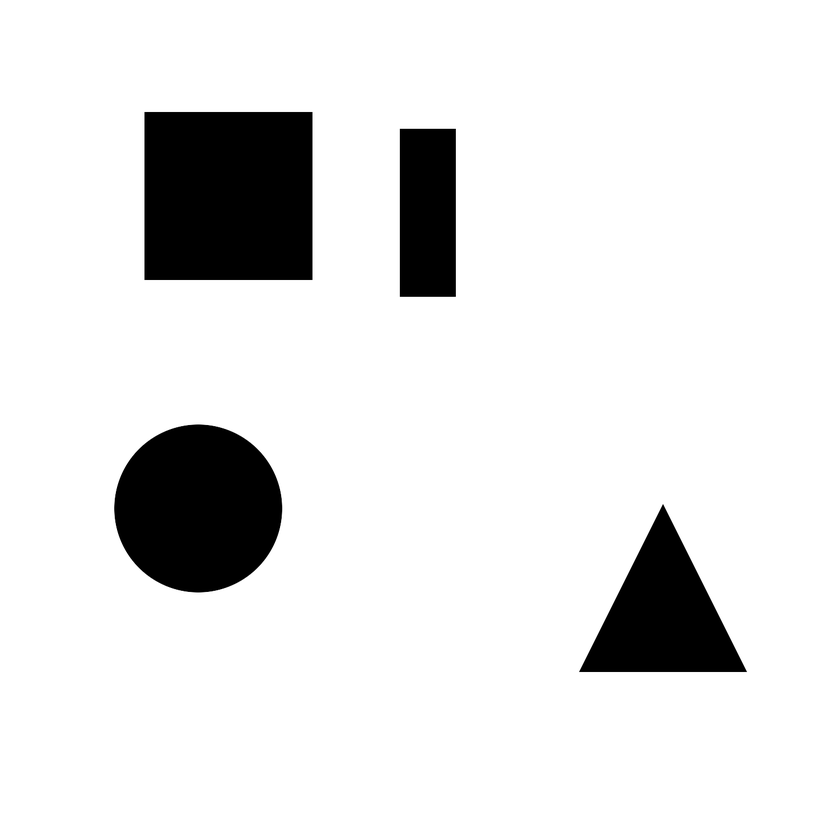
#> input picture images/easyimages/1111.png, 840 x 840 px, shrunk from 1500 x 1500 before the run
$ python -i TestLib.py   (imports and definitions only)
#> lines starting #> are read from the running program, lines starting #| are printed output that depends on the picture; after the words box and inside, x2 and y2 are one past the last pixel; in counts of white or black regions, pixels touching at a corner belong together
#> further down, picture is the input picture: shape (840, 840, 3); min 0, max 255, mean 228.3
import cv2
import numpy as np
import imutils

def processimage(image):
    Invert = Mask(image)
    cnts = Contours(Invert)
    return cnts


def FindShapes(c):
    shape = "unidentified"
    peri = cv2.arcLength(c, True)
    approx = cv2.approxPolyDP(c, 0.04 * peri, True)
    if len(approx) == 3:
        shape = "triangle"


    elif len(approx) == 4:

        (x, y, w, h) = cv2.boundingRect(approx)
        ar = w / float(h)
        shape = "square" if ar >= 0.95 and ar <= 1.05 else "rectangle"

    elif len(approx) == 5:
        shape = "pentagon"

    else:
        shape = "circle"


    return shape
def Mask(image):
    gray = cv2.cvtColor(image, cv2.COLOR_BGR2GRAY)
    blurred = cv2.GaussianBlur(gray, (5, 5), 0)
    thresh = cv2.threshold(blurred, 60, 255,cv2.THRESH_BINARY)[1]
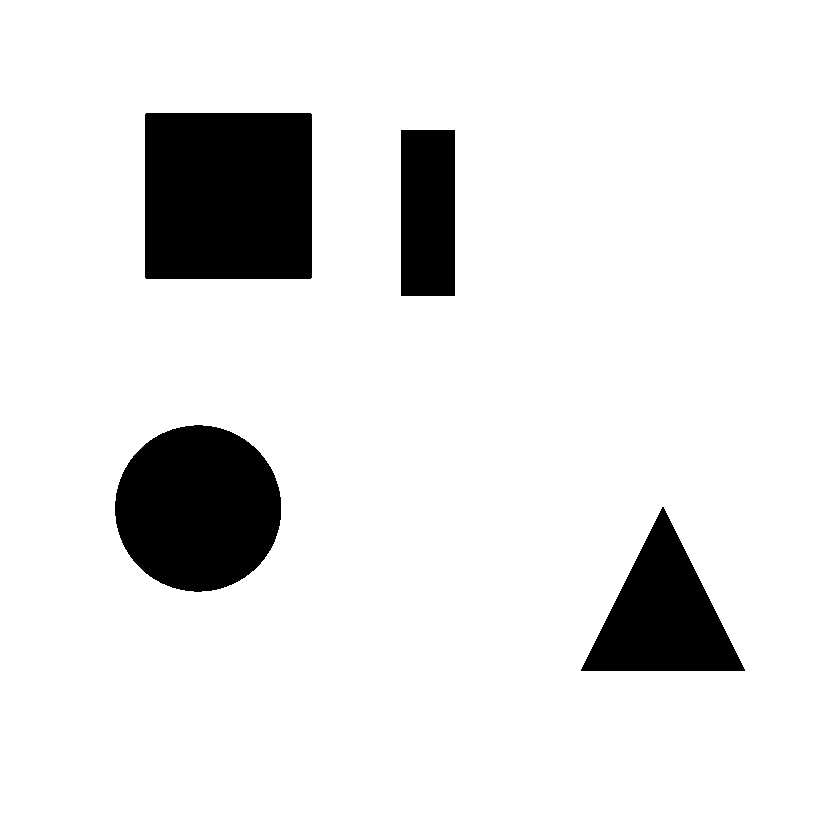
#> thresh: shape (840, 840); 89.8% white; 4 black regions, box (x1, y1, x2, y2) and area: (145, 113, 312, 279) 27718, (115, 425, 281, 592) 21703, (581, 507, 745, 671) 13612, (401, 130, 455, 296) 8964
    Invert = cv2.bitwise_not(thresh)
#> Invert: shape (840, 840); 10.2% white; 4 white regions
    return Invert

def Contours(mask):
    cnts = cv2.findContours(mask.copy(), cv2.RETR_EXTERNAL,
                            cv2.CHAIN_APPROX_SIMPLE)
#> cnts = 4 contours; box (x1, y1, x2, y2) and area: (145, 113, 312, 279) 27388, (115, 425, 281, 592) 21468, (581, 507, 745, 671) 13366, (401, 130, 455, 296) 8745
    cnts = imutils.grab_contours(cnts)
    return cnts

>>> import cv2
>>> picture = cv2.imread('images/easyimages/1111.png')
>>> result = processimage(picture)
#> result has the same summary as cnts in Contours

$ run again, on images/easyimages/drawing.png
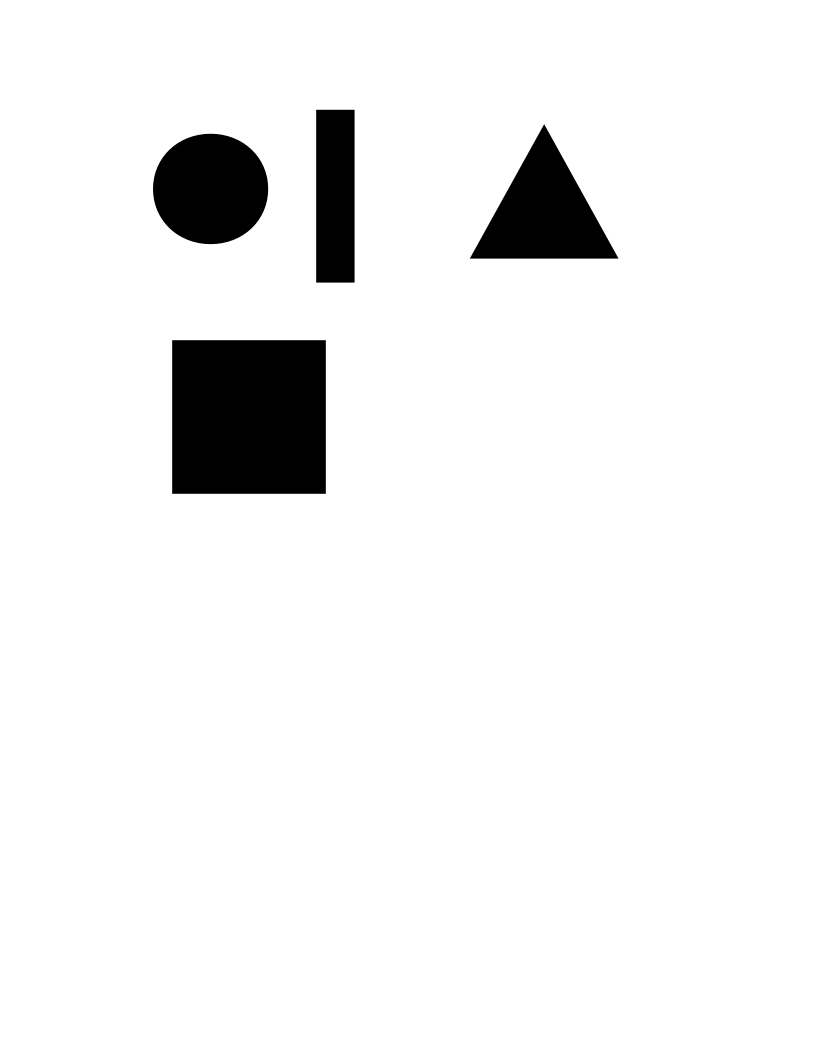
#> input picture images/easyimages/drawing.png, 816 x 1056 px
#> picture is the input picture: shape (1056, 816, 3); min 0, max 255, mean 240.1
#> in Mask, `thresh = cv2.threshold(blurred, 60, 255,cv2.THRESH_BINARY)[1]`:
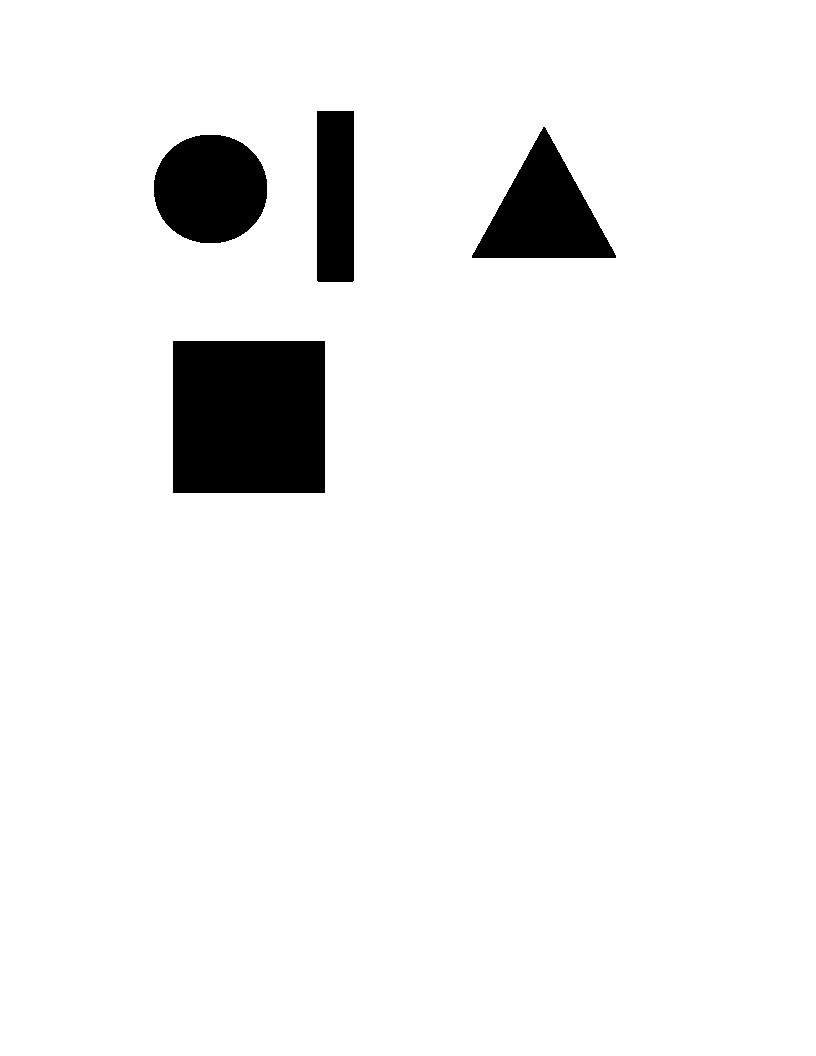
#> thresh: shape (1056, 816); 94.3% white; 4 black regions, box (x1, y1, x2, y2) and area: (173, 341, 325, 493) 23104, (154, 135, 267, 243) 9768, (472, 127, 616, 258) 9675, (317, 111, 354, 282) 6325
#> Invert: shape (1056, 816); 5.7% white; 4 white regions
#> in Contours, `cnts = cv2.findContours(mask.copy(), cv2.RETR_EXTERNAL, cv2.CHAIN_APPR..`: cnts = 4 contours; box (x1, y1, x2, y2) and area: (173, 341, 325, 493) 22801, (154, 135, 267, 243) 9610, (472, 127, 616, 258) 9472, (317, 111, 354, 282) 6119
#> result has the same summary as cnts in Contours
